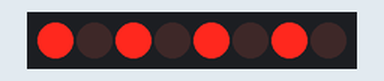
The sketch below on a simulated Arduino Uno, built with avr-gcc and run on an emulated ATmega328P. Parts: 8 shift-register outputs drawn as a row of LEDs (first output left, lit = HIGH). Wiring (inferred from the names in the program): shift register (74HC595): data pin 12; shift clock pin 9; latch pin 11. Wiring (inferred from the signals the program sends): row of LEDs: on Q0, Q1, Q2, Q3, Q4, Q5, Q6, Q7.

Above: at 0.12 s.
At 2.37 s:
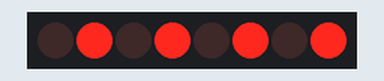
Timing chart, 0 to 3.0 s (numbered marks = the images above):
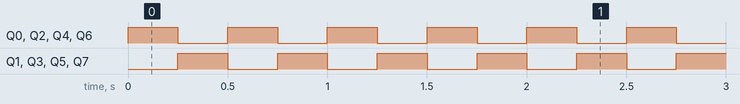

The sketch:

Understanding_Serial_to_parallel_shift_Registers.ino
```cpp
int datapin=12;
int clockpin=9;
int latchpin=11;
int dt=250;
byte LED1s=0B10101010;
byte LED2s=0B01010101;
void setup()
{
  Serial.begin(9600);
  pinMode(datapin,OUTPUT);
  pinMode(clockpin,OUTPUT);
  pinMode(latchpin,OUTPUT);


}

void loop()
{
  digitalWrite(latchpin,LOW);
  shiftOut(datapin,clockpin,LSBFIRST,LED1s);
  digitalWrite(latchpin,HIGH);
  delay(dt);

  digitalWrite(latchpin,LOW);
  shiftOut(datapin,clockpin,LSBFIRST,LED2s);
  digitalWrite(latchpin,HIGH);
  delay(dt);

}
```

Measured:
- by itself, Q0–7: alternates HIGH for 0.25 s and LOW for 0.25 s
